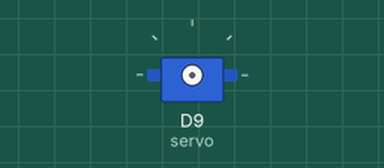
Recording of a program running on a simulated Arduino board driven over Firmata from a computer. Parts: servo.

Above: at 0.1 s.
At 9.91 s:
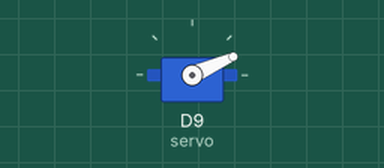
At 19.94 s:
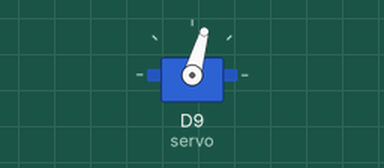
At 39.79 s:
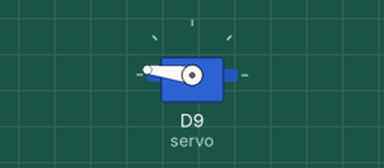
Timing chart, 0 to 40.0 s (numbered marks = the images above):
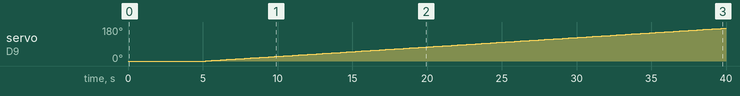

Measured:
- by itself, servo on D9 (servo): moves from 0° to 174° over 34.7 s

The program:

demo_arduino.py
```python
#!/usr/bin/env python3
import pyfirmata
import time
import pyfirmata2


if __name__ == "__main__":

    PORT = pyfirmata2.Arduino.AUTODETECT
    board = pyfirmata2.Arduino(PORT)
    servo = board.get_pin("d:9:s")  # Digital, Pin 9, Servo
    angle = 0
    while True:
        servo.write(angle)
        time.sleep(0.2)
        angle = (angle + 1) % 180
```
